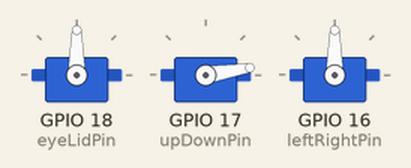
Bench run of a sketch on a simulated ESP32. On the bench: 3 × servo.

Above: at 0.55 s.
At 1.15 s:
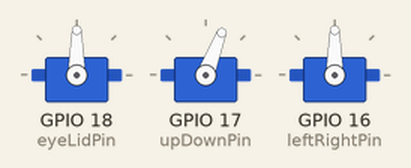
At 1.75 s:
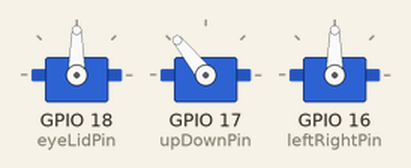
At 2.95 s:
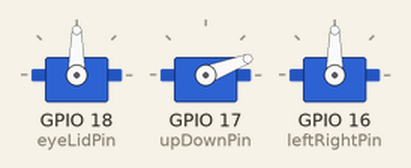
Timing chart, 0 to 6.5 s (numbered marks = the images above):
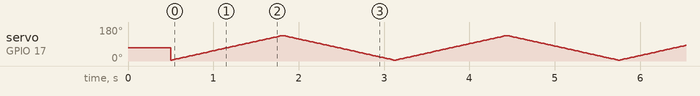

The sketch:

ServoMoveTest.ino
```cpp
#include <ESP32Servo.h>

Servo eyeLidServo;  // create servo object to control a servo
Servo upDownServo;
Servo leftRightServo;
// 16 servo objects can be created on the ESP32

// Recommended PWM GPIO pins on the ESP32 include 2,4,12-19,21-23,25-27,32-33
int eyeLidPin = 18;
int upDownPin = 17;
int leftRightPin = 16;

int eyeLidServoLower = 45;
int eyeLidServoUpper = 135;

int upDownServoLower = 5   ;
int upDownServoUpper = 135;

int leftRightServoLower = 90;
int leftRightServoUpper = 90;

void setup() {
	// Allow allocation of all timers
	ESP32PWM::allocateTimer(0);
	ESP32PWM::allocateTimer(1);
	ESP32PWM::allocateTimer(2);
	ESP32PWM::allocateTimer(3);

	eyeLidServo.setPeriodHertz(50);    // standard 50 hz servo
  upDownServo.setPeriodHertz(50);    // standard 50 hz servo
  leftRightServo.setPeriodHertz(50);    // standard 50 hz servo

	eyeLidServo.attach(eyeLidPin, 500, 1200); // attaches the servo on pin 18 to the servo object
  upDownServo.attach(upDownPin, 500, 1200); // attaches the servo on pin 18 to the servo object
  leftRightServo.attach(leftRightPin, 500, 1200); // attaches the servo on pin 18 to the servo object
	// different servos may require different min/max settings
	// for an accurate 0 to 180 sweep

  Serial.begin(115200);


  eyeLidServo.write((eyeLidServoLower+eyeLidServoUpper)/2);
  upDownServo.write((upDownServoLower+upDownServoUpper)/2);
  leftRightServo.write((leftRightServoLower+leftRightServoUpper)/2);
  delay(500);
}

void loop() {

  // sweepEyelid(eyeLidServoLower,eyeLidServoUpper);
  sweepUpDown(upDownServoLower,upDownServoUpper);
  delay(5);


//   for (pos = 0; pos <= 180; pos += 1) { // goes from 0 degrees to 180 degrees
// 		// in steps of 1 degree
// 		eyeLidServo.write(pos);    // tell servo to go to position in variable 'pos'
// 		delay(15);             // waits 15ms for the servo to reach the position
// 	}
//   Serial.println("Min");
// 	for (pos = 180; pos >= 0; pos -= 1) { // goes from 180 degrees to 0 degrees
// 		eyeLidServo.write(pos);    // tell servo to go to position in variable 'pos'
// 		delay(15);             // waits 15ms for the servo to reach the position
// 	}
//   Serial.println("Min");
// }

}


void sweepEyelid(int lower, int upper){

	for (int pos = lower; pos <= upper; pos += 1) { // goes from 0 degrees to 180 degrees
		// in steps of 1 degree
		eyeLidServo.write(pos);    // tell servo to go to position in variable 'pos'
		delay(10);             // waits 15ms for the servo to reach the position
	}
	for (int pos = upper; pos >= lower; pos -= 1) { // goes from 180 degrees to 0 degrees
		eyeLidServo.write(pos);    // tell servo to go to position in variable 'pos'
		delay(10);             // waits 15ms for the servo to reach the position
	}

}

void sweepUpDown(int lower, int upper){

	for (int pos = lower; pos <= upper; pos += 1) { // goes from 0 degrees to 180 degrees
		// in steps of 1 degree
		upDownServo.write(pos);    // tell servo to go to position in variable 'pos'
		delay(10);             // waits 15ms for the servo to reach the position
	}
	for (int pos = upper; pos >= lower; pos -= 1) { // goes from 180 degrees to 0 degrees
		upDownServo.write(pos);    // tell servo to go to position in variable 'pos'
		delay(10);             // waits 15ms for the servo to reach the position
	}

}
```
